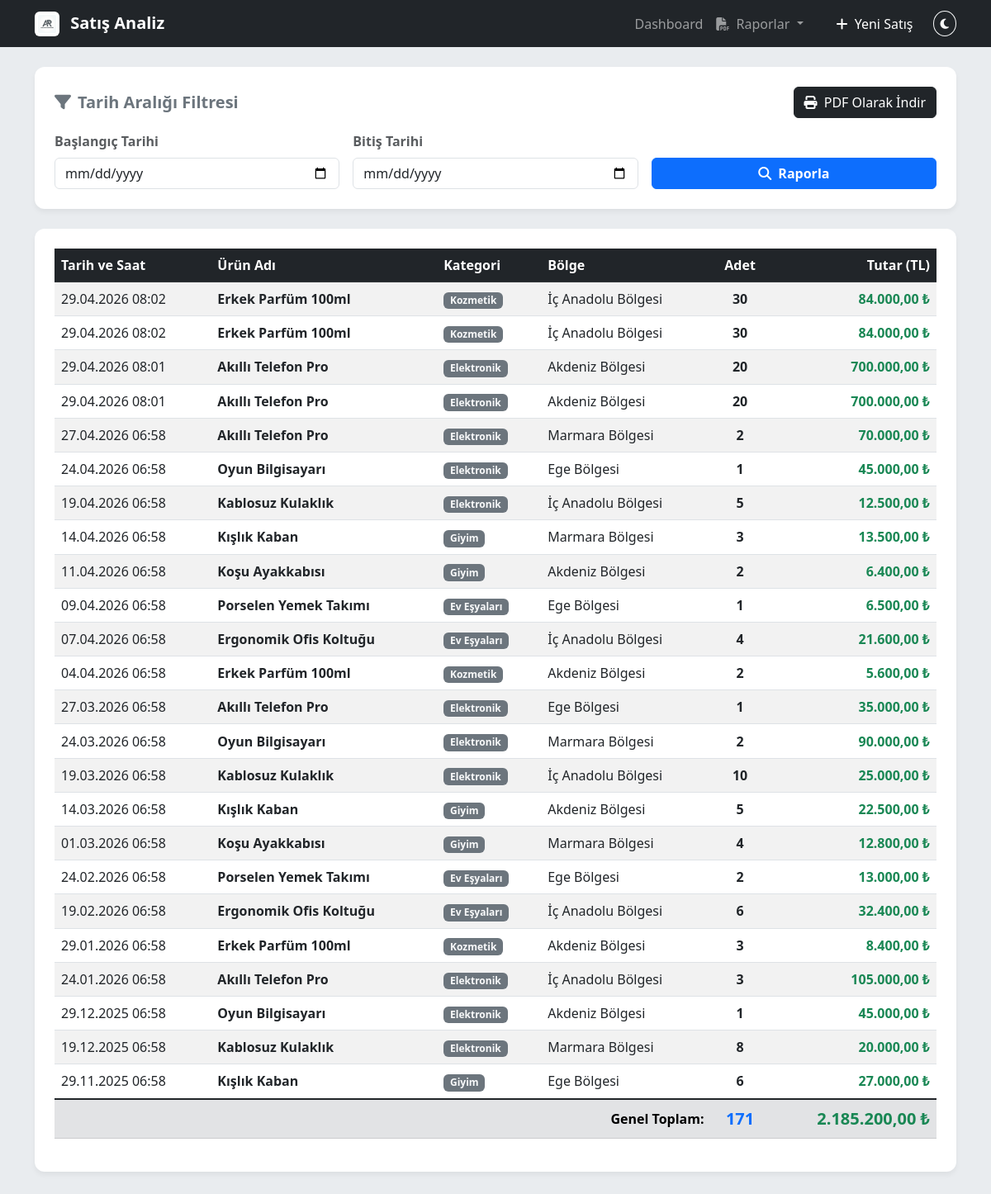
Screenshot of /rapor.php with the database file from the repository.
### tables this page shows
CREATE TABLE `satislar` (
  `id` int(11) NOT NULL,
  `urun_id` int(11) NOT NULL,
  `bolge_id` int(11) NOT NULL,
  `adet` int(11) NOT NULL,
  `toplam_tutar` decimal(10,2) NOT NULL,
  `satis_tarihi` timestamp NOT NULL DEFAULT current_timestamp()
);

CREATE TABLE `urunler` (
  `id` int(11) NOT NULL,
  `urun_adi` varchar(255) NOT NULL,
  `kategori_id` int(11) NOT NULL,
  `fiyat` decimal(10,2) NOT NULL
);

CREATE TABLE `kategoriler` (
  `id` int(11) NOT NULL,
  `kategori_adi` varchar(100) NOT NULL
);

CREATE TABLE `bolgeler` (
  `id` int(11) NOT NULL,
  `bolge_adi` varchar(100) NOT NULL
);

### rapor.php (the view, shortened to what this page needs)
<?php
require_once 'db.php';
$baslangic = $_GET['baslangic'] ?? '';
$bitis = $_GET['bitis'] ?? '';
$sql = "
    SELECT
        u.urun_adi,
        b.bolge_adi,
        k.kategori_adi,
        s.adet,
        s.toplam_tutar,
        s.satis_tarihi
    FROM satislar s
    JOIN urunler u ON s.urun_id = u.id
    JOIN bolgeler b ON s.bolge_id = b.id
    JOIN kategoriler k ON u.kategori_id = k.id
    WHERE 1=1
";
$params = [];
$sql .= " ORDER BY s.satis_tarihi DESC";
try {
    $stmt = $pdo->prepare($sql);
    $stmt->execute($params);
    $raporlar = $stmt->fetchAll();
} catch (\PDOException $e) {
    die("Veri çekme hatası: " . $e->getMessage());
}
$genel_toplam_adet = 0;
$genel_toplam_tutar = 0;
?>
<!DOCTYPE html>
<html lang="tr" data-bs-theme="light">
<head>
    <link href="https://cdn.jsdelivr.net/npm/bootstrap@5.3.0/dist/css/bootstrap.min.css" rel="stylesheet">
    <link rel="stylesheet" href="https://cdnjs.cloudflare.com/ajax/libs/font-awesome/6.4.0/css/all.min.css">
</head>
<body>
<nav class="navbar navbar-expand-lg navbar-dark bg-dark mb-4 no-print" id="main-navbar">
    <div class="container">
        <a class="navbar-brand fw-bold" href="index.php">
            <img src="logo.png" alt="Logo" height="30" class="d-inline-block align-text-top me-2 rounded bg-white p-1">
            Satış Analiz
        </a>
        <div class="collapse navbar-collapse" id="navbarNav">
            <ul class="navbar-nav ms-auto">
                <li class="nav-item">
                    <a class="nav-link" href="index.php">Dashboard</a>
                </li>
                <li class="nav-item dropdown">
                    <a class="nav-link dropdown-toggle" href="#" id="raporlarDropdown" role="button" data-bs-toggle="dropdown" aria-expanded="false">
                        <i class="fas fa-file-pdf me-1"></i> Raporlar
                    </a>
                </li>
                <li class="nav-item">
                    <a class="nav-link btn btn-primary text-white ms-3 px-3 rounded-pill" href="satis_ekle.php">
                        <i class="fas fa-plus me-1"></i> Yeni Satış
                    </a>
                </li>
                <li class="nav-item ms-2 d-flex align-items-center">
                    <button class="btn btn-sm btn-outline-light rounded-circle" id="theme-toggle" title="Koyu/Açık Tema">
                        <i class="fas fa-moon"></i>
                    </button>
                </li>
            </ul>
        </div>
    </div>
</nav>
<div class="container pb-5" id="pdf-content">
    <div class="card filter-card mb-4 no-print p-4">
        <div class="d-flex justify-content-between align-items-center mb-3">
            <h5 class="fw-bold text-secondary m-0"><i class="fas fa-filter me-2"></i>Tarih Aralığı Filtresi</h5>
            <button onclick="downloadPDF('pdf-content', 'Satis_Raporu.pdf')" class="btn btn-dark">
                <i class="fas fa-print me-1"></i> PDF Olarak İndir
            </button>
        </div>
        <form method="GET" action="rapor.php" class="row g-3 align-items-end">
            <div class="col-md-4">
                <label for="baslangic" class="form-label text-muted fw-bold">Başlangıç Tarihi</label>
                <input type="date" class="form-control" id="baslangic" name="baslangic" value="<?= htmlspecialchars($baslangic) ?>" required>
            </div>
            <div class="col-md-4">
                <label for="bitis" class="form-label text-muted fw-bold">Bitiş Tarihi</label>
                <input type="date" class="form-control" id="bitis" name="bitis" value="<?= htmlspecialchars($bitis) ?>" required>
            </div>
            <div class="col-md-4">
                <button type="submit" class="btn btn-primary w-100 fw-bold">
                    <i class="fas fa-search me-1"></i> Raporla
                </button>
            </div>
        </form>
    </div>
    <div class="table-container p-4">
        <div class="table-responsive">
            <table class="table table-hover table-striped align-middle">
                <thead class="table-dark">
                    <tr>
                        <th>Tarih ve Saat</th>
                        <th>Ürün Adı</th>
                        <th>Kategori</th>
                        <th>Bölge</th>
                        <th class="text-center">Adet</th>
                        <th class="text-end">Tutar (TL)</th>
                    </tr>
                </thead>
                <tbody>
                    <?php if (count($raporlar) > 0): ?>
                        <?php foreach ($raporlar as $row): ?>
                            <?php
                                $genel_toplam_adet += $row['adet'];
                                $genel_toplam_tutar += $row['toplam_tutar'];
                            ?>
                            <tr>
                                <td><?= date('d.m.Y H:i', strtotime($row['satis_tarihi'])) ?></td>
                                <td class="fw-bold text-dark"><?= htmlspecialchars($row['urun_adi']) ?></td>
                                <td><span class="badge bg-secondary text-light"><?= htmlspecialchars($row['kategori_adi']) ?></span></td>
                                <td><?= htmlspecialchars($row['bolge_adi']) ?></td>
                                <td class="text-center fw-semibold"><?= $row['adet'] ?></td>
                                <td class="text-end fw-bold text-success">
                                    <?= number_format($row['toplam_tutar'], 2, ',', '.') ?> ₺
                                </td>
                            </tr>
                        <?php endforeach; ?>
                    <?php endif; ?>
                </tbody>
                <?php if (count($raporlar) > 0): ?>
                    <tfoot class="table-group-divider">
                        <tr class="table-secondary">
                            <td colspan="4" class="text-end fw-bold">Genel Toplam:</td>
                            <td class="text-center fw-bold fs-5 text-primary"><?= number_format($genel_toplam_adet, 0, '', '.') ?></td>
                            <td class="text-end fw-bold fs-5 text-success">
                                <?= number_format($genel_toplam_tutar, 2, ',', '.') ?> ₺
                            </td>
                        </tr>
                    </tfoot>
                <?php endif; ?>
            </table>
        </div>
    </div>
</div>
</body>
</html>

### rapor.php (style rules this page uses)
body { background-color: var(--bs-secondary-bg); font-family: 'Segoe UI', Tahoma, Geneva, Verdana, sans-serif; }
.filter-card, .table-container { background: var(--bs-body-bg); border-radius: 12px; box-shadow: 0 4px 6px rgba(0,0,0,0.05); border: none; }

### rows the page displays
satislar: satis_tarihi "29.04.2026 08:02", urun.urun_adi "Erkek Parfüm 100ml", kategoriler.kategori_adi "Kozmetik", bolge.bolge_adi "İç Anadolu Bölgesi", adet "30", toplam_tutar "84.000,00"
satislar: satis_tarihi "29.04.2026 08:02", urun.urun_adi "Erkek Parfüm 100ml", kategoriler.kategori_adi "Kozmetik", bolge.bolge_adi "İç Anadolu Bölgesi", adet "30", toplam_tutar "84.000,00"
satislar: satis_tarihi "29.04.2026 08:01", urun.urun_adi "Akıllı Telefon Pro", kategoriler.kategori_adi "Elektronik", bolge.bolge_adi "Akdeniz Bölgesi", adet "20", toplam_tutar "700.000,00"
satislar: satis_tarihi "29.04.2026 08:01", urun.urun_adi "Akıllı Telefon Pro", kategoriler.kategori_adi "Elektronik", bolge.bolge_adi "Akdeniz Bölgesi", adet "20", toplam_tutar "700.000,00"
satislar: satis_tarihi "27.04.2026 06:58", urun.urun_adi "Akıllı Telefon Pro", kategoriler.kategori_adi "Elektronik", bolge.bolge_adi "Marmara Bölgesi", adet "2", toplam_tutar "70.000,00"
satislar: satis_tarihi "24.04.2026 06:58", urun.urun_adi "Oyun Bilgisayarı", kategoriler.kategori_adi "Elektronik", bolge.bolge_adi "Ege Bölgesi", adet "1", toplam_tutar "45.000,00"
satislar: satis_tarihi "19.04.2026 06:58", urun.urun_adi "Kablosuz Kulaklık", kategoriler.kategori_adi "Elektronik", bolge.bolge_adi "İç Anadolu Bölgesi", adet "5", toplam_tutar "12.500,00"
satislar: satis_tarihi "14.04.2026 06:58", urun.urun_adi "Kışlık Kaban", kategoriler.kategori_adi "Giyim", bolge.bolge_adi "Marmara Bölgesi", adet "3", toplam_tutar "13.500,00"
satislar: satis_tarihi "11.04.2026 06:58", urun.urun_adi "Koşu Ayakkabısı", kategoriler.kategori_adi "Giyim", bolge.bolge_adi "Akdeniz Bölgesi", adet "2", toplam_tutar "6.400,00"
satislar: satis_tarihi "09.04.2026 06:58", urun.urun_adi "Porselen Yemek Takımı", kategoriler.kategori_adi "Ev Eşyaları", bolge.bolge_adi "Ege Bölgesi", adet "1", toplam_tutar "6.500,00"
satislar: satis_tarihi "07.04.2026 06:58", urun.urun_adi "Ergonomik Ofis Koltuğu", kategoriler.kategori_adi "Ev Eşyaları", bolge.bolge_adi "İç Anadolu Bölgesi", adet "4", toplam_tutar "21.600,00"
satislar: satis_tarihi "04.04.2026 06:58", urun.urun_adi "Erkek Parfüm 100ml", kategoriler.kategori_adi "Kozmetik", bolge.bolge_adi "Akdeniz Bölgesi", adet "2", toplam_tutar "5.600,00"
satislar: satis_tarihi "27.03.2026 06:58", urun.urun_adi "Akıllı Telefon Pro", kategoriler.kategori_adi "Elektronik", bolge.bolge_adi "Ege Bölgesi", adet "1", toplam_tutar "35.000,00"
satislar: satis_tarihi "24.03.2026 06:58", urun.urun_adi "Oyun Bilgisayarı", kategoriler.kategori_adi "Elektronik", bolge.bolge_adi "Marmara Bölgesi", adet "2", toplam_tutar "90.000,00"
satislar: satis_tarihi "19.03.2026 06:58", urun.urun_adi "Kablosuz Kulaklık", kategoriler.kategori_adi "Elektronik", bolge.bolge_adi "İç Anadolu Bölgesi", adet "10", toplam_tutar "25.000,00"
satislar: satis_tarihi "14.03.2026 06:58", urun.urun_adi "Kışlık Kaban", kategoriler.kategori_adi "Giyim", bolge.bolge_adi "Akdeniz Bölgesi", adet "5", toplam_tutar "22.500,00"
satislar: satis_tarihi "01.03.2026 06:58", urun.urun_adi "Koşu Ayakkabısı", kategoriler.kategori_adi "Giyim", bolge.bolge_adi "Marmara Bölgesi", adet "4", toplam_tutar "12.800,00"
satislar: satis_tarihi "24.02.2026 06:58", urun.urun_adi "Porselen Yemek Takımı", kategoriler.kategori_adi "Ev Eşyaları", bolge.bolge_adi "Ege Bölgesi", adet "2", toplam_tutar "13.000,00"
satislar: satis_tarihi "19.02.2026 06:58", urun.urun_adi "Ergonomik Ofis Koltuğu", kategoriler.kategori_adi "Ev Eşyaları", bolge.bolge_adi "İç Anadolu Bölgesi", adet "6", toplam_tutar "32.400,00"
satislar: satis_tarihi "29.01.2026 06:58", urun.urun_adi "Erkek Parfüm 100ml", kategoriler.kategori_adi "Kozmetik", bolge.bolge_adi "Akdeniz Bölgesi", adet "3", toplam_tutar "8.400,00"
satislar: satis_tarihi "24.01.2026 06:58", urun.urun_adi "Akıllı Telefon Pro", kategoriler.kategori_adi "Elektronik", bolge.bolge_adi "İç Anadolu Bölgesi", adet "3", toplam_tutar "105.000,00"
satislar: satis_tarihi "29.12.2025 06:58", urun.urun_adi "Oyun Bilgisayarı", kategoriler.kategori_adi "Elektronik", bolge.bolge_adi "Akdeniz Bölgesi", adet "1", toplam_tutar "45.000,00"
satislar: satis_tarihi "19.12.2025 06:58", urun.urun_adi "Kablosuz Kulaklık", kategoriler.kategori_adi "Elektronik", bolge.bolge_adi "Marmara Bölgesi", adet "8", toplam_tutar "20.000,00"
satislar: satis_tarihi "29.11.2025 06:58", urun.urun_adi "Kışlık Kaban", kategoriler.kategori_adi "Giyim", bolge.bolge_adi "Ege Bölgesi", adet "6", toplam_tutar "27.000,00"

### other values shown
$genel_toplam_adet "171"
$genel_toplam_tutar "2.185.200,00"
